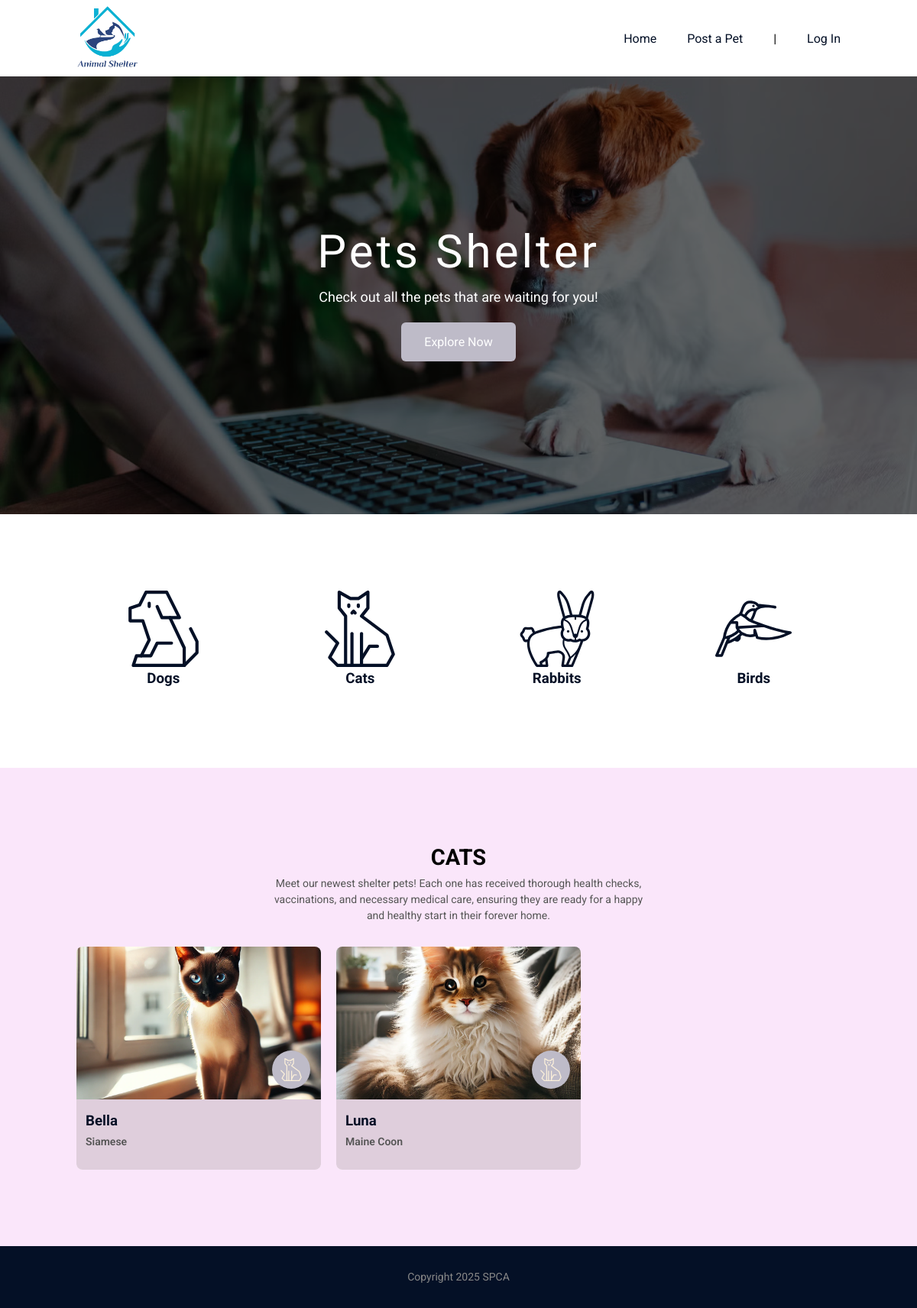
The app's page /index.php?t=cat with its own data.
### tables this page shows
CREATE TABLE `pets` (
  `id` int(11) NOT NULL,
  `name` varchar(255) NOT NULL,
  `age` varchar(255) NOT NULL,
  `type` varchar(255) NOT NULL,
  `sex` varchar(255) NOT NULL,
  `breed` varchar(255) NOT NULL,
  `image` varchar(255) NOT NULL,
  `description` text NOT NULL
);

### utils/helpers.php (called while the page is built, shortened)
<?php
function animalType($animal) {
    switch ($animal) {
        case "cat":
            return "./media/icons/cat-svgrepo-com.svg";
    }
}
?>

### index.php (the view, shortened to what this page needs)
<?php
include_once "./configs.php";
include_once "./utils/helpers.php";
 if(isset($_GET["t"])){
     $type = $_GET["t"];
     $request = $conn->prepare("SELECT * FROM pets WHERE type = ?");
     $request->bind_param("s", $type);
 } else {
     $request = $conn->prepare("SELECT * FROM pets");
 }
$request->execute();
$result = $request->get_result();
?>
<!doctype html>
<html lang="en">
<head>
    <link rel="stylesheet" href="styles.css">
</head>
<body>
    <?php include_once "components/header.php"; ?>
    <main>
        <?php include_once "components/banner-home.php"; ?>
        <?php include_once "sections/pet-choice.php"; ?>
        <section class="latest" id="latest">
            <div class="container">
                <div class="section-header" id="section-header">
                    <h2><?= isset($_GET["t"]) ? strtoupper($_GET["t"] . 's') : "Latest Arrivals" ?></h2>
                    <p>Meet our newest shelter pets! Each one has received thorough health checks, vaccinations, and necessary medical care, ensuring they are ready for a happy and healthy start in their forever home.</p>
                </div>
                <div class="pets-grid">
                    <?php
                    if ($result->num_rows > 0) {
                        while ($row = $result->fetch_assoc()) {
                    ?>
                            <a class="card-pet-link" href="pet.php?pet=<?= $row['id'] ?>#section-header">
                                <div class="card-pet">
                                    <div class="card-pet-image" style="background-image:url(<?= $row['image'] ?>);">
                                        <span class="animal-type"><img src="<?= animalType($row['type']) ?>" alt=""/></span>
                                    </div>
                                    <div class="card-info">
                                        <h3><?= $row['name'] ?></h3>
                                        <p><?= $row['breed'] ?></p>
                                    </div>
                                </div>
                            </a>
                    <?php
                        }
                    } else {
                        echo "No results found!";
                    }
                    ?>
                </div>
            </div>
        </section>
    </main>
    <?php include_once "components/footer.php"; ?>
</body>
</html>

### styles.css (style rules this page uses)
:root { --primary-color: #041026; --secondary-color: #bebbc8; }
* { margin: 0; padding: 0; box-sizing: border-box; outline: none; }
body { font-family: "Roboto", serif; }
section { padding: 100px 0; }
h2 { font-size: 29px; margin-bottom: 7px; }
h3 { margin-bottom: 6px; }
p { color: #555; font-size: 14px; line-height: 1.5; }
a { text-decoration: none; color: var(--primary-color); }
.container { max-width: 1000px; width: 90%; margin: 0 auto; }
.latest { background: #fae6fa; }
.section-header { text-align: center; max-width: 500px; margin: 0 auto 30px; }
.pets-grid { display: grid; grid-template-columns: repeat(3, 1fr); grid-gap: 20px; }
.card-pet { background: white; border-radius: 8px; overflow: hidden; }
.card-pet-image { height: 200px; background-size: cover; background-position: center; padding: 14px; display: flex; justify-content: flex-end; align-items: flex-end; transition: background-size 0.5s ease, transform 0.5s ease-in-out; }
.card-info { padding: 17px 12px 26px; background-color: #dfcedc; }
.card-info p { font-weight: 600; }

### records on screen
pets: image (picture), name "Bella", breed "Siamese"
pets: image (picture), name "Luna", breed "Maine Coon"

### other values on screen
$_GET["t"] . 's' "CATS"
